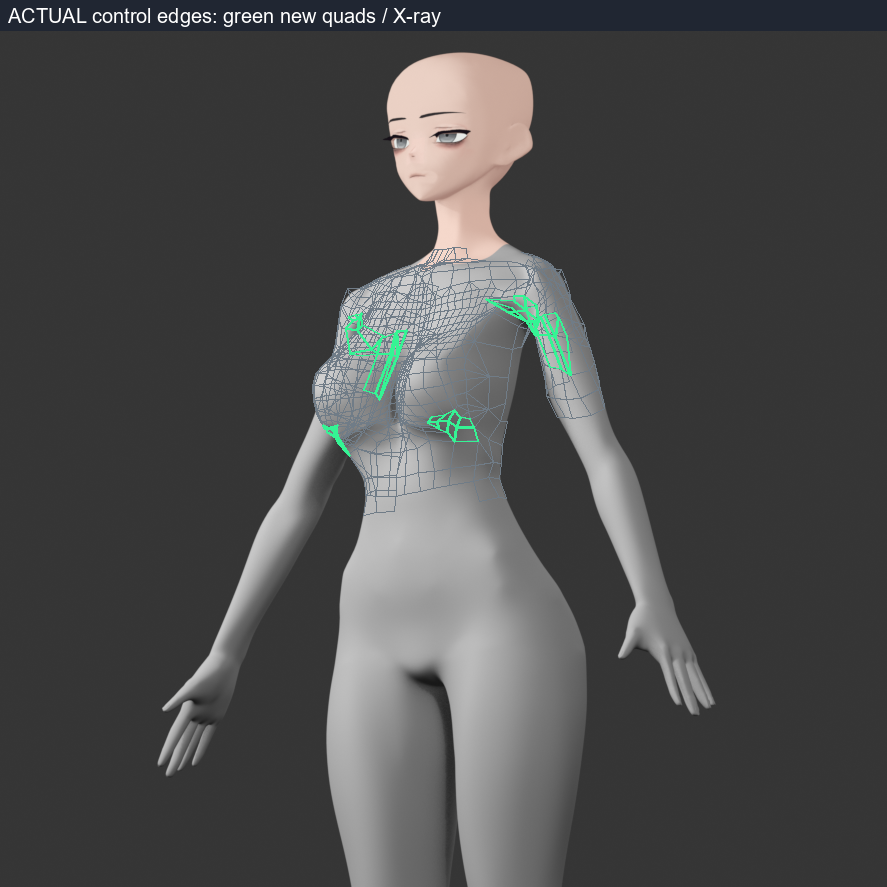
#> input picture asset/mia/blender/mia-fit-v003/body/anatomical-patch06/cage-F2lowoblique.png, 887 x 887 px, given in place of front.png, which was not available
$ python package_frozen_L.py
#> lines starting #> are read from the running program, lines starting #| are printed output that depends on the picture
#> `poses = Image.new('RGB', (1440, 740), (35, 35, 35))`: poses: PIL image 1440x740 RGB; every value is 35
"""Frozen L corresponding-source package; evidence checks do not accept art."""
from pathlib import Path
from PIL import Image,ImageDraw,ImageFont
import hashlib,json,numpy as np
P=Path(__file__).parent;O=P/'source-soft-L';FONT=ImageFont.truetype('C:/Windows/Fonts/arial.ttf',17)
S=Path('C:/Users/antio/.codex/worktrees/mia-body-head-v06/win-overlay/asset/mia/blender/mia-reference-finish-v22/face-rebuild-10/selected-v27/native/e9c865412130-Mia_Foundation_v27.blend');C=O/'Mia_L_CorePlusBreast.blend'
def art(p):return {'path':str(p.resolve()),'sha256':hashlib.sha256(p.read_bytes()).hexdigest()}
def tile(path):
 a=Image.open(path).convert('RGBA');b=Image.new('RGBA',a.size,(35,35,35,255));b.alpha_composite(a);return b.convert('RGB').crop((0,150,700,800)).resize((350,325),Image.Resampling.LANCZOS)
#> after `return b.convert('RGB').crop((0, 150, 700, 800)).resize((350, 325), Im`:
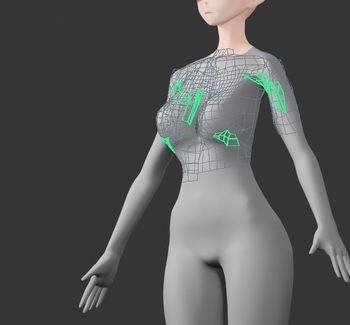
#> returned value: PIL image 350x325 RGB; mean R, G, B 84.4, 85.4, 84.8
poses=Image.new('RGB',(1440,740),(35,35,35));d=ImageDraw.Draw(poses)
for col,(pose,view) in enumerate([(p,v) for p in ['-20.0','20.0'] for v in ['front','oblique']]):
 for row,role in enumerate(['baseline','L-core-plus-soft']):
  path=P/'renders'/role/('geometry-clay-pose-'+pose)/(view+'.png');poses.paste(tile(path),(col*360,row*370+35));d.text((col*360+6,row*370+10),f'{role} | {pose}deg | {view}',font=FONT,fill='white')
#> after `poses.paste(tile(path), (col * 360, row * 370 + 35))`:
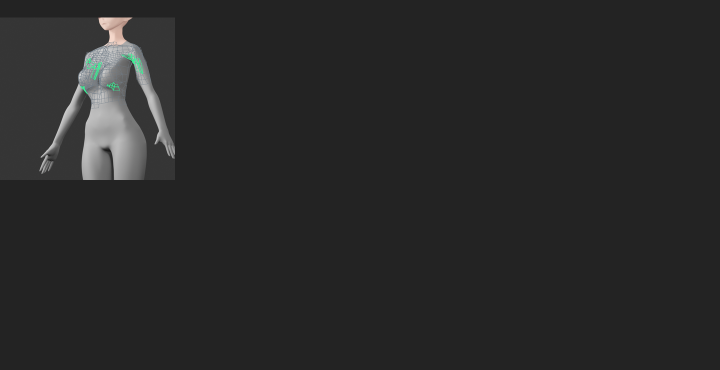
#> poses: PIL image 1440x740 RGB (shown at 1/2 size); mean R, G, B 40.3, 40.4, 40.3
#> pass 2 of the loop `for col,(pose,view) in enumerate([(p,v) for p in ['-20.0','20.0'] for ..`:
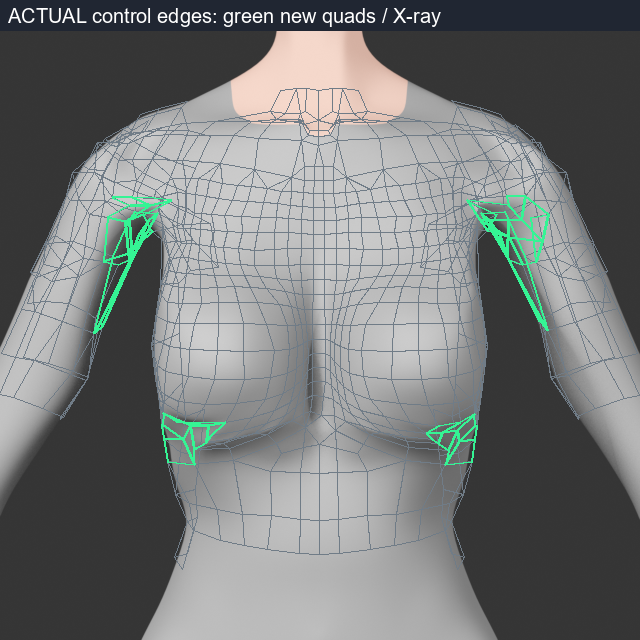
#> input picture asset/mia/blender/mia-fit-v003/body/anatomical-patch06/cage-front.png, 640 x 640 px, given in place of oblique.png, which was not available
#> a: PIL image 640x640 RGBA
#> b: PIL image 640x640 RGBA
#> in tile (call 3), `return b.convert('RGB').crop((0, 150, 700, 800)).resize((350, 325), Im`:
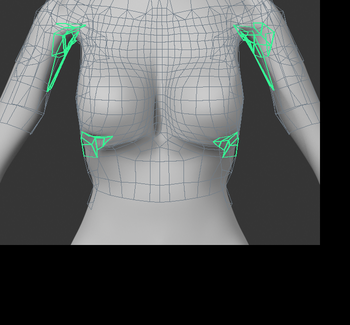
#> returned value: PIL image 350x325 RGB; mean R, G, B 85.2, 88, 87.5
#> `poses.paste(tile(path), (col * 360, row * 370 + 35))`:
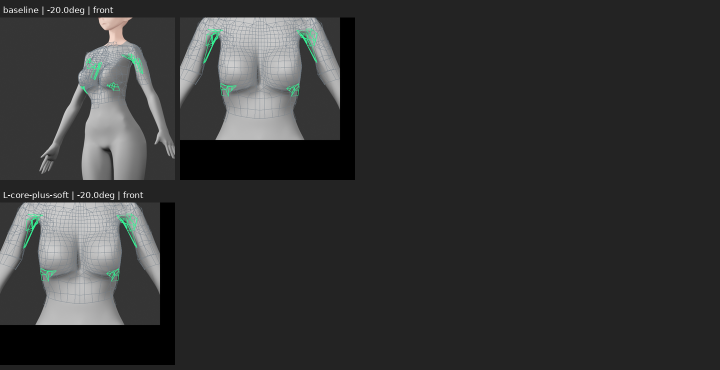
#> poses: PIL image 1440x740 RGB (shown at 1/2 size); mean R, G, B 51.3, 52, 51.8
#> (the run stopped early here; a loop or call above may not have finished)
